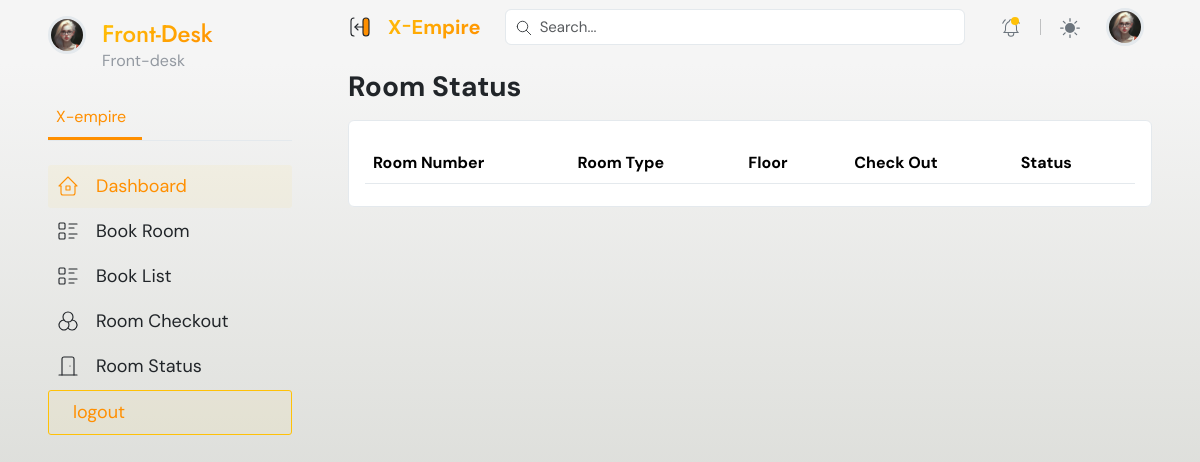
Page /dashboard/admin/view/room_status/ on the earlier database version.
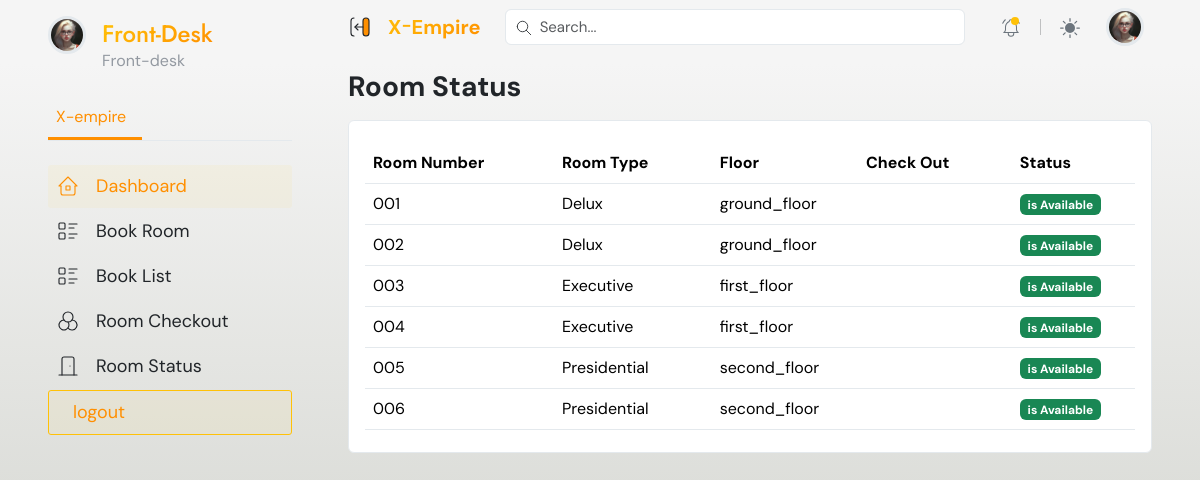
Same page on the later database version.
### bookings/models.py (models this page shows, shortened)
class Room(models.Model):
    FLOOR = (
        ('ground_floor', 'Ground Floor'),
        ('first_floor', 'First Floor'),
        ('second_floor', 'Second Floor'),
    )
    hotel = models.ForeignKey(Hotel, on_delete=models.CASCADE)
    room_type = models.ForeignKey(RoomType, on_delete=models.CASCADE)
    banner_img = models.ImageField(upload_to="rooms", null=True, blank=True)
    room_number = models.CharField(max_length=10)
    floor = models.CharField(max_length=20, choices=FLOOR, default='ground_floor')
    price_override = models.DecimalField(max_digits=12, decimal_places=2, null=True, blank=True)
    is_available = models.BooleanField(default=True)
    rid = ShortUUIDField(unique=True, length=10, max_length=20, alphabet="abcdefghijklmnopqrstuvxyz")
    date = models.DateTimeField(auto_now_add=True)

class RoomType(models.Model):
    ROOM_TYPES = (
        ('Delux', 'Delux'),
        ('Executive', 'Executive'),
        ('Presidential', 'Presidential'),
    )
    hotel = models.ForeignKey(Hotel, on_delete=models.CASCADE)
    banner_img = models.ImageField(upload_to="room_type", null=True, blank=True)
    type = models.CharField(max_length=20, choices = ROOM_TYPES, null=True, blank=True)
    base_price = models.DecimalField(max_digits=12, decimal_places=2, default=0.00)
    number_of_beds = models.PositiveIntegerField(default=0)
    room_capacity = models.PositiveIntegerField(default=0)
    rtid = ShortUUIDField(unique=True, length=10, max_length=20, alphabet="abcdefghijklmnopqrstuvxyz")
    slug = models.SlugField(null=True, blank=True)
    date = models.DateTimeField(auto_now_add=True)
    def __str__(self):
        return f"{self.type}"

### dashboard/views.py (the view)
# urls.py: path('admin/view/room_status/',views.admin_room_status, name ="admin_room_status"),
def admin_room_status(request):
    template = "admin_user/admin_roomstatus.html"
    room_status = Room.objects.all()
    context = {
        'room_status':room_status
    }
    return render (request,template, context)

### dashboard/templates/admin_user/admin_roomstatus.html (shortened to what this page needs)
{% extends 'dashboard_base.html' %}
{% load static %}
{% block content %}
    <main class="container-fluid px-0">
    {% if request.user.is_admin %}
    {% include '../partials/menubars/admin_sidebar.html' %}
{% elif request.user.is_supervisor %}
    {% include '../partials/menubars/supervisor_sidebar.html' %}
{% elif request.user.is_account_officer %}
    {% include '../partials/menubars/accounting_sidebar.html' %}
{% elif request.user.is_pos_officer %}
    {% include '../partials/menubars/pos_sidebar.html' %}
{% else %}
    {% include '../partials/menubars/frontdesk_sidebar.html' %}
{% endif %}
        <div class="content">
            {% include '../partials/top_header.html' %}
            <div class="px-xl-5 px-lg-4 px-3 py-3 page-body">
                <div class="row g-3">
                    <div class="col-sm-12">
                        <div class="d-flex align-items-center justify-content-between flex-wrap">
                            <h3 class="fw-bold mb-0">Room Status</h3>
                        </div>
                    </div>
                    <div class="col-sm-12">
                        <div class="card">
                            <div class="card-body">
                                <table class="table dataTable align-middle table-hover table-body" style="width: 100%;">
                                    <thead>
                                        <tr>
                                            <th>Room Number</th>
                                            <th>Room Type</th>
                                            <th>Floor</th>
                                            <th>Check Out</th>
                                            <th>Status</th>
                                        </tr>
                                    </thead>
                                    <tbody>
                                        {% for status in room_status %}
                                            <tr>
                                                <td>{{status.room_number}}</td>
                                                <td>{{status.room_type}}</td>
                                                <td>{{status.floor}}</td>
                                                <td>{{status.booking.check_out_date}}</td>
                                                <td>{% if status.is_available  == False %} <span class="badge text-bg-warning">Is Not Available </span> {% else %}<span class="badge text-bg-success"> is Available {% endif %}</span></td>
                                            </tr>
                                        {% endfor%}
                                    </tbody>
                                </table>
                            </div>
                        </div>
                    </div>
                </div>
            </div>
        </div>
    </main>
{% endblock %}

Differences in the rows shown:
added Room: room_number "001", room_type "Delux", floor "ground_floor", is_available "is Available"
added Room: room_number "002", room_type "Delux", floor "ground_floor", is_available "is Available"
added Room: room_number "003", room_type "Executive", floor "first_floor", is_available "is Available"
added Room: room_number "004", room_type "Executive", floor "first_floor", is_available "is Available"
added Room: room_number "005", room_type "Presidential", floor "second_floor", is_available "is Available"
added Room: room_number "006", room_type "Presidential", floor "second_floor", is_available "is Available"
